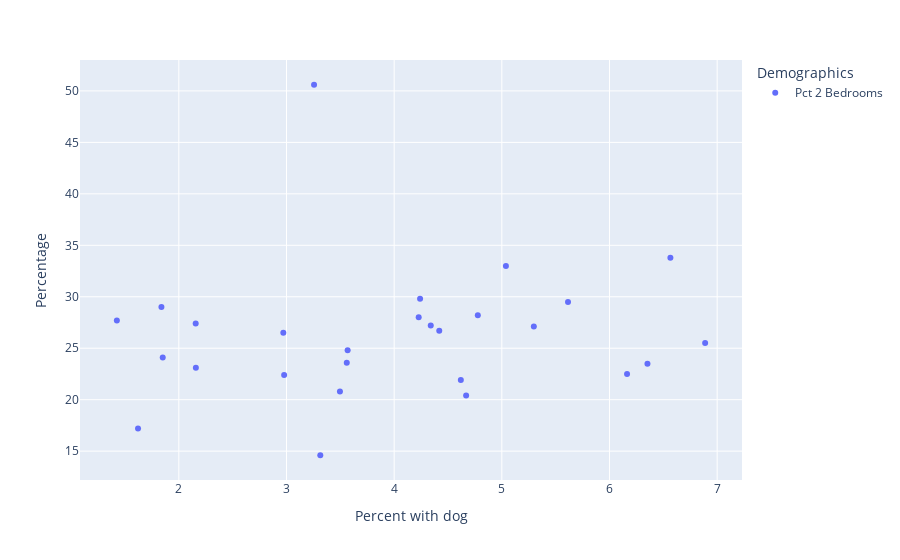

This figure's notebook cell:
### Code cell
plot_attribute('Pct 2 Bedrooms')

### Figure 1 — Plotly figure (JSON) as saved in the notebook; plotly's stock layout.template omitted (floating-point values rounded to 4 significant figures)
{"data": [{"hovertemplate": "variable=Pct 2 Bedrooms<br>households_with_dog_pct=%{x}<br>value=%{y}<extra></extra>", "legendgroup": "Pct 2 Bedrooms", "marker": {"color": "#636efa", "symbol": "circle"}, "mode": "markers", "name": "Pct 2 Bedrooms", "orientation": "v", "showlegend": true, "type": "scatter", "x": [2.158, 2.978, 4.777, 1.621, 3.496, 5.038, 4.419, 4.34, 2.97, 4.668, 6.163, 5.297, 6.888, 4.619, 3.568, 1.85, 3.56, 4.241, 5.615, 2.156, 3.256, 6.353, 4.228, 1.838, 3.314, 1.424, 6.566], "xaxis": "x", "y": [23.1, 22.4, 28.2, 17.2, 20.8, 33, 26.7, 27.2, 26.5, 20.4, 22.5, 27.1, 25.5, 21.9, 24.8, 24.1, 23.6, 29.8, 29.5, 27.4, 50.6, 23.5, 28, 29, 14.6, 27.7, 33.8], "yaxis": "y"}], "layout": {"legend": {"title": {"text": "Demographics"}, "tracegroupgap": 0}, "margin": {"t": 60}, "xaxis": {"anchor": "y", "domain": [0, 1], "title": {"text": "Percent with dog"}}, "yaxis": {"anchor": "x", "domain": [0, 1], "title": {"text": "Percentage"}}}}
